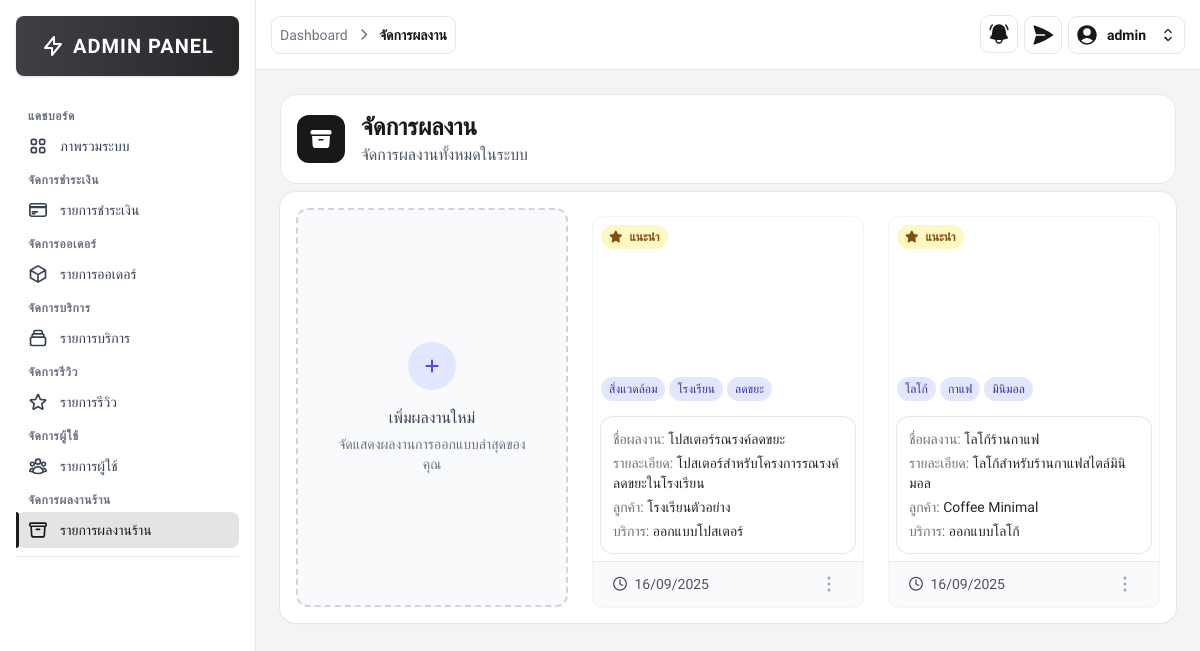
Page /src/admin/portfolio_list.php (signed in) on the committed database.
### tables this page shows
CREATE TABLE portfolios (
    portfolio_id INT AUTO_INCREMENT PRIMARY KEY,       
    service_id INT NOT NULL,                           
    title VARCHAR(255) NOT NULL,                       
    description TEXT,                                  
    image_url VARCHAR(255) NOT NULL,                   
    thumbnail_url VARCHAR(255),                        
    client_name VARCHAR(100),                          
    project_date DATE,                                 
    tags JSON,                                         
    is_featured BOOLEAN DEFAULT FALSE,                 
    is_active BOOLEAN DEFAULT TRUE,                    
    created_at TIMESTAMP DEFAULT CURRENT_TIMESTAMP,    
    updated_at TIMESTAMP DEFAULT CURRENT_TIMESTAMP ON UPDATE CURRENT_TIMESTAMP  
);

CREATE TABLE services (
    service_id INT AUTO_INCREMENT PRIMARY KEY,        
    service_name TEXT NOT NULL,                       
    slug VARCHAR(255) UNIQUE NOT NULL,                
    short_description TEXT,                           
    base_price DECIMAL(10,2),                         
    price_unit VARCHAR(10),                           
    is_featured BOOLEAN DEFAULT FALSE,                
    is_active BOOLEAN DEFAULT TRUE,                   
    created_at DATETIME DEFAULT CURRENT_TIMESTAMP,    
    updated_at DATETIME DEFAULT CURRENT_TIMESTAMP ON UPDATE CURRENT_TIMESTAMP  
);

### src/admin/portfolio_list.php (the view, shortened to what this page needs)
<?php
require __DIR__ . '/../includes/db_connect.php';
$sql = "SELECT p.*, s.service_name
        FROM portfolios p
        LEFT JOIN services s ON p.service_id = s.service_id
        ORDER BY p.created_at DESC";
$result = $conn->query($sql); ?>
<!DOCTYPE html>
<html lang="th">
<head>
	<script src="https://cdn.tailwindcss.com"></script>
	<link rel="stylesheet" href="https://cdnjs.cloudflare.com/ajax/libs/font-awesome/6.4.0/css/all.min.css" />
</head>
<body class="font-thai bg-zinc-100">
	<?php include '../includes/sidebar.php'; ?>
	<div class="ml-64">
		<?php
		include '../includes/admin_navbar.php';
		?>
		<div class="p-6">
			<div class=" text-zinc-900 bg-white rounded-2xl border border-slate-200 mb-2">
				<div class="flex items-center p-4">
					<div class="mr-4 rounded-xl bg-zinc-900 p-3">
					</div>
					<div class="">
						<h1 class="flex items-center text-2xl font-bold text-zinc-900">
							จัดการผลงาน
						</h1>
						<p class="text-gray-600">
							จัดการผลงานทั้งหมดในระบบ
						</p>
					</div>
				</div>
			</div>
			<div class="max-w-7xl mx-auto">
				<div class="grid grid-cols-3 gap-6 bg-white rounded-2xl shadow-sm p-4 space-y-2 cursor-pointer ring-1 ring-gray-200">
					<a href="portfolio_add.php" class="border-2 border-dashed border-gray-300 rounded-xl hover:border-indigo-400 transition duration-300 flex flex-col items-center justify-center p-8 bg-gray-50">
						<div class="w-12 h-12 bg-indigo-100 rounded-full flex items-center justify-center text-indigo-600 mb-4">
							<i class="fas fa-plus"></i>
						</div>
						<h3 class="font-medium text-gray-700 mb-1">เพิ่มผลงานใหม่</h3>
						<p class="text-gray-500 text-sm text-center">จัดแสดงผลงานการออกแบบล่าสุดของคุณ</p>
					</a>
					<?php if (
						$result->num_rows > 0
					): ?>
						<?php while ($portfolio = $result->fetch_assoc()):
							$tags = json_decode($portfolio['tags'], true);
							$imagePath = __DIR__ . '/../../' . $portfolio['image_url'];
							$imageExists =
								file_exists($imagePath); ?>
							<div
								class="portfolio-item bg-white rounded-xl shadow-sm overflow-hidden border border-gray-100 relative">
								<div class="relative">
									<div class="w-full h-48 <?= $imageExists ? '' : '' ?>">
										<?php if ($imageExists): ?>
											<img src="/graphic-design/<?= htmlspecialchars($portfolio['image_url']) ?>"
												alt="<?= htmlspecialchars($portfolio['title']) ?>"
												class="w-full h-full object-cover" />
										<?php else: ?>
											<div
												class="w-full h-full flex items-center justify-center text-white font-bold text-2xl">
											</div>
										<?php endif; ?>
									</div>
									<div class="absolute bottom-2 flex space-x-2 ml-2">
										<?php
										$cleanTags = [];
										if (is_array($tags)) {
											$cleanTags = array_values(array_filter(array_map('trim', $tags), function ($v) {
												return $v !== '';
											}));
										}
										?>
										<?php if (!empty($cleanTags)): ?>
											<div class="mt-3 flex flex-wrap gap-1">
												<?php foreach (array_slice($cleanTags, 0, 3) as $tag): ?>
													<span class="inline-flex items-center px-2 py-1 rounded-full text-xs font-medium bg-indigo-100 text-indigo-800">
														<?= htmlspecialchars($tag) ?>
													</span>
												<?php endforeach; ?>
											</div>
										<?php endif; ?>
									</div>
									<div class="absolute top-2 flex space-x-2">
										<?php if ($portfolio['is_featured']): ?>
											<span
												class="px-2 py-1 bg-yellow-100 text-yellow-800 text-xs font-bold rounded-full ml-2">
												<i class="fas fa-star mr-1"></i>
												แนะนำ
											</span>
										<?php endif; ?>
									</div>
								</div>
								<div class="p-2">
									<div class="p-3 rounded-xl ring-1 ring-gray-200">
										<h3 class="text-zinc-800 text-sm">
											<span class="text-zinc-500">ชื่อผลงาน:</span>
											<?= htmlspecialchars($portfolio['title']) ?>
										</h3>
										<p class="text-zinc-800 text-sm mt-1">
											<span class="text-zinc-500">รายละเอียด:</span>
											<?= nl2br(htmlspecialchars($portfolio['description'])) ?>
										</p>
										<?php if ($portfolio['client_name']): ?>
											<p class="text-zinc-800 text-sm mt-1">
												<span class="text-zinc-500">ลูกค้า:</span>
												<?= htmlspecialchars($portfolio['client_name']) ?>
											</p>
										<?php endif; ?>
										<p class="text-zinc-800 text-sm mt-1">
											<span class="text-zinc-500">บริการ:</span>
											<?= htmlspecialchars($portfolio['service_name']) ?>
										</p>
									</div>
								</div>
								<div class="border-t border-gray-200 px-5 py-2 bg-gray-50 flex justify-between items-center">
									<div class="text-zinc-600 text-sm">
										<i class="far fa-clock mr-1"></i>
										<?= date('d/m/Y', strtotime($portfolio['created_at'])) ?>
									</div>
									<div class="flex justify-center">
										<button id="dropdownDefaultButton<?= $portfolio['portfolio_id'] ?>" data-dropdown-toggle="cancel<?= $portfolio['portfolio_id'] ?>" class="flex items-center p-0.5 text-sm font-medium text-center text-gray-400 rounded-lg hover:bg-gray-100 focus:ring-4 focus:outline-none focus:ring-gray-200" type="button">
											<svg xmlns="http://www.w3.org/2000/svg" viewBox="0 0 24 24" fill="currentColor" class="size-6">
												<path fill-rule="evenodd" d="M10.5 6a1.5 1.5 0 1 1 3 0 1.5 1.5 0 0 1-3 0Zm0 6a1.5 1.5 0 1 1 3 0 1.5 1.5 0 0 1-3 0Zm0 6a1.5 1.5 0 1 1 3 0 1.5 1.5 0 0 1-3 0Z" clip-rule="evenodd" />
											</svg>
										</button>
									</div>
								</div>
							</div>
						<?php endwhile; ?>
					<?php endif; ?>
				</div>
			</div>
		</div>
	</div>
</body>
</html>

### rows in the picture
portfolios: tags "สิ่งแวดล้อม", tags "โรงเรียน", tags "ลดขยะ", is_featured 1 (drawn), title "โปสเตอร์รณรงค์ลดขยะ", description "โปสเตอร์สำหรับโครงการรณรงค์ลดขยะในโรงเรียน", client_name "โรงเรียนตัวอย่าง", service.service_name "ออกแบบโปสเตอร์", created_at "16/09/2025"
portfolios: tags "โลโก้", tags "กาแฟ", tags "มินิมอล", is_featured 1 (drawn), title "โลโก้ร้านกาแฟ", description "โลโก้สำหรับร้านกาแฟสไตล์มินิมอล", client_name "Coffee Minimal", service.service_name "ออกแบบโลโก้", created_at "16/09/2025"

### other values in the picture
$item "Dashboard"
$item "จัดการผลงาน"
$fullname "admin"
